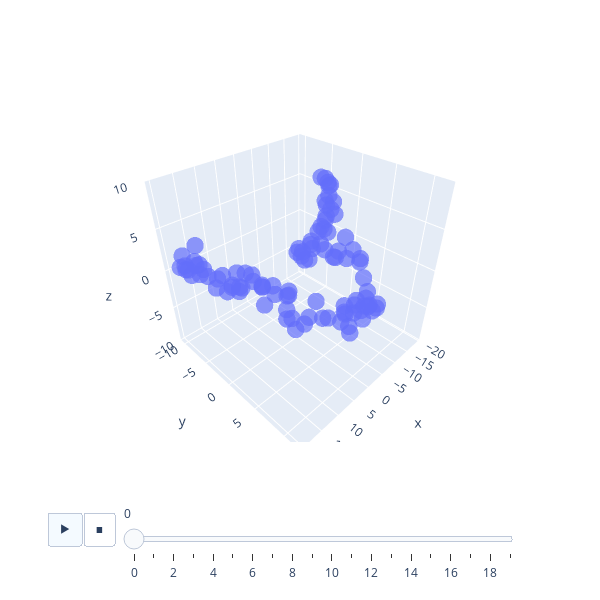

The notebook cell saved with this chart:
### Code cell
animate3d([plotter(xs[i], 'o', suppress_plot=True) for i in range(len(xs))]);

### Figure 1 — Plotly figure (JSON) as saved in the notebook; plotly's stock layout.template omitted (floating-point values rounded to 4 significant figures)
{"data": [{"marker": {"opacity": 0.7, "size": 6}, "mode": "markers", "name": "0", "type": "scatter3d", "x": [-17.93, -17.95, -18.81, -18.18, -17.86, -18.88, -19.24, -18.32, -18.62, -18.31, -18.75, -16.23, -15.4, -17.3, -17.58, -16.8, -16.88, -14.92, -13.04, -12.7, -12.33, -12.28, -11.97, -9.662, -11.29, -9.952, -9.129, -8.298, -9.729, -8.877, -8.815, -8.746, -7.52, -7.593, -7.197, -8.314, -7.861, -7.818, -7.36, -7.716, -6.097, -4.874, -2.977, -1.371, -0.9104, 1.124, 1.209, 2.417, 3.272, 3.519, 4.654, 3.196, 3.443, 3.13, 4.541, 5.7, 5.425, 4.443, 4.58, 6.645, 7.393, 6.855, 6.372, 7.496, 5.633, 4.34, 4.474, 4.599, 5.736, 8.396, 7.841, 8.262, 7.564, 6.741, 8.232, 8.844, 10.19, 10.6, 10.62, 9.922, 12.3, 13.09, 14.45, 15.41, 14.39, 14.99, 13.61, 15.28, 17.5, 17.37, 17.04, 17.01, 19.33, 19.63, 19.36, 19.71, 18.6, 19.37, 18.19, 18.35], "y": [-9.952, -10.37, -9.631, -9.542, -8.597, -8.208, -8.085, -7.226, -7.63, -6.061, -5.177, -4.474, -3.342, -4.401, -4.184, -4.281, -3.579, -1.775, -1.272, -1.574, -2.757, -1.15, -1.534, -0.3405, 0.2748, -0.1195, -0.8511, 0.3148, 1.157, 1.865, 3.722, 2.364, 3.877, 5.102, 6.438, 5.964, 6.93, 7.718, 9.433, 9.384, 8.699, 8.716, 9.991, 9.923, 11.22, 9.591, 9.838, 10.09, 11.34, 11.74, 10.55, 9.302, 9.294, 9.088, 10.72, 9.887, 7.969, 6.708, 5.683, 5.724, 5.418, 2.118, 1.833, 4.028, 2.298, 0.9893, 1.11, 0.8683, -0.6598, -0.9387, -1.602, -1.25, -1.78, -0.3124, -3.009, -2.727, -2.954, -3.63, -4.223, -4.964, -2.675, -3.604, -2.353, -3.294, -3.582, -5.391, -6.134, -6.67, -6.17, -6.924, -6.529, -5.703, -7.697, -6.516, -7.459, -8.287, -8.27, -6.188, -6.34, -5.336], "z": [-5.129, -5.894, -5.714, -6.258, -6.455, -6.386, -4.067, -4.169, -3.241, -1.171, -0.5999, 0.4577, 1.871, 3.735, 6.052, 6.617, 4.705, 4.747, 4.319, 7.044, 7.772, 7.334, 4.929, 4.384, 4.498, 2.412, 0.8213, 0.6755, -0.269, 0.1273, 0.7566, 1.178, 3.683, 2.643, 2.191, 1.344, -0.1385, -1.561, -2.797, -2.387, -2.613, -1.149, -0.863, -0.5549, -0.3449, 0.1373, 0.8252, -0.2184, 0.979, 0.2609, -0.9193, -0.5052, -0.2152, 0.3617, -1.692, -0.4098, -1.055, -2.054, -0.3895, -1.786, -2.621, -3.912, -2.905, -4.088, -4.089, -1.96, -1.328, -2.038, -2.251, -3.108, -0.9225, -0.8888, -1.329, -0.6859, -0.9646, 0.162, 0.6073, -1.497, -2.239, -0.2852, -0.465, -0.7467, 0.444, 1.452, -0.9593, -1.165, -0.6641, -0.17, 0.8247, 1.601, 1.778, 1.543, 2.877, 1.762, 1.803, 1.354, 0.8078, 1.195, 2.483, 4.733]}], "layout": {"height": 600, "scene": {"aspectratio": {"x": 1, "y": 1, "z": 1}, "zaxis": {"autorange": false, "range": [-10, 10]}}, "sliders": [{"len": 0.9, "pad": {"b": 10, "t": 60}, "steps": [{"args": [["0"], {"frame": {"duration": 0}, "fromcurrent": true, "transition": {"duration": 0, "easing": "cubic-in-out"}}], "label": "0", "method": "animate"}, {"args": [["1"], {"frame": {"duration": 0}, "fromcurrent": true, "transition": {"duration": 0, "easing": "cubic-in-out"}}], "label": "1", "method": "animate"}, {"args": [["2"], {"frame": {"duration": 0}, "fromcurrent": true, "transition": {"duration": 0, "easing": "cubic-in-out"}}], "label": "2", "method": "animate"}, {"args": [["3"], {"frame": {"duration": 0}, "fromcurrent": true, "transition": {"duration": 0, "easing": "cubic-in-out"}}], "label": "3", "method": "animate"}, {"args": [["4"], {"frame": {"duration": 0}, "fromcurrent": true, "transition": {"duration": 0, "easing": "cubic-in-out"}}], "label": "4", "method": "animate"}, {"args": [["5"], {"frame": {"duration": 0}, "fromcurrent": true, "transition": {"duration": 0, "easing": "cubic-in-out"}}], "label": "5", "method": "animate"}, {"args": [["6"], {"frame": {"duration": 0}, "fromcurrent": true, "transition": {"duration": 0, "easing": "cubic-in-out"}}], "label": "6", "method": "animate"}, {"args": [["7"], {"frame": {"duration": 0}, "fromcurrent": true, "transition": {"duration": 0, "easing": "cubic-in-out"}}], "label": "7", "method": "animate"}, {"args": [["8"], {"frame": {"duration": 0}, "fromcurrent": true, "transition": {"duration": 0, "easing": "cubic-in-out"}}], "label": "8", "method": "animate"}, {"args": [["9"], {"frame": {"duration": 0}, "fromcurrent": true, "transition": {"duration": 0, "easing": "cubic-in-out"}}], "label": "9", "method": "animate"}, {"args": [["10"], {"frame": {"duration": 0}, "fromcurrent": true, "transition": {"duration": 0, "easing": "cubic-in-out"}}], "label": "10", "method": "animate"}, {"args": [["11"], {"frame": {"duration": 0}, "fromcurrent": true, "transition": {"duration": 0, "easing": "cubic-in-out"}}], "label": "11", "method": "animate"}, {"args": [["12"], {"frame": {"duration": 0}, "fromcurrent": true, "transition": {"duration": 0, "easing": "cubic-in-out"}}], "label": "12", "method": "animate"}, {"args": [["13"], {"frame": {"duration": 0}, "fromcurrent": true, "transition": {"duration": 0, "easing": "cubic-in-out"}}], "label": "13", "method": "animate"}, {"args": [["14"], {"frame": {"duration": 0}, "fromcurrent": true, "transition": {"duration": 0, "easing": "cubic-in-out"}}], "label": "14", "method": "animate"}, {"args": [["15"], {"frame": {"duration": 0}, "fromcurrent": true, "transition": {"duration": 0, "easing": "cubic-in-out"}}], "label": "15", "method": "animate"}, {"args": [["16"], {"frame": {"duration": 0}, "fromcurrent": true, "transition": {"duration": 0, "easing": "cubic-in-out"}}], "label": "16", "method": "animate"}, {"args": [["17"], {"frame": {"duration": 0}, "fromcurrent": true, "transition": {"duration": 0, "easing": "cubic-in-out"}}], "label": "17", "method": "animate"}, {"args": [["18"], {"frame": {"duration": 0}, "fromcurrent": true, "transition": {"duration": 0, "easing": "cubic-in-out"}}], "label": "18", "method": "animate"}, {"args": [["19"], {"frame": {"duration": 0}, "fromcurrent": true, "transition": {"duration": 0, "easing": "cubic-in-out"}}], "label": "19", "method": "animate"}], "x": 0.1, "y": 0}], "title": {"text": ""}, "updatemenus": [{"buttons": [{"args": [null, {"frame": {"duration": 500}, "fromcurrent": true, "transition": {"duration": 500, "easing": "cubic-in-out"}}], "label": "&#9654;", "method": "animate"}, {"args": [[null], {"frame": {"duration": 0}, "fromcurrent": true, "transition": {"duration": 0, "easing": "cubic-in-out"}}], "label": "&#9724;", "method": "animate"}], "direction": "left", "pad": {"r": 10, "t": 70}, "type": "buttons", "x": 0.1, "y": 0}], "width": 600}}
